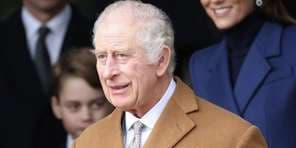
#> input picture ch07/images_charles.jpeg, 296 x 148 px
$ python normalize_2.py
#> lines starting #> are read from the running program, lines starting #| are printed output that depends on the picture; long printed decimals are rounded
from PIL import Image
import numpy as np
import cv2

def normalize_image(image_path):
    # Open the image
    img = Image.open(image_path)

    # Convert image to numpy array
    img_array = np.array(img)

    # Normalize the image array
    normalized_img_array = img_array / 255.0  # Assuming original range is [0, 255]

    # Convert the normalized numpy array back to an image
    normalized_img = Image.fromarray((normalized_img_array * 255).astype(np.uint8))

    return normalized_img

def image_moments_color(image):
    # Split the image into color channels
    b, g, r = cv2.split(image)

    # Compute the moments for each color channel
    moments_b = cv2.moments(b)
    moments_g = cv2.moments(g)
    moments_r = cv2.moments(r)

    # Combine the moments of the color channels
    m00 = moments_b['m00'] + moments_g['m00'] + moments_r['m00']
    m10 = moments_b['m10'] + moments_g['m10'] + moments_r['m10']
    m01 = moments_b['m01'] + moments_g['m01'] + moments_r['m01']
    m20 = moments_b['m20'] + moments_g['m20'] + moments_r['m20']
    m02 = moments_b['m02'] + moments_g['m02'] + moments_r['m02']

    # Compute the first moments
    x_bar = m10 / m00
    y_bar = m01 / m00

    # Compute the second moments
    mu20 = m20 / m00 - x_bar**2
    mu02 = m02 / m00 - y_bar**2
    mu11 = (moments_b['m11'] + moments_g['m11'] + moments_r['m11']) / m00 - x_bar * y_bar

    return x_bar, y_bar, mu20, mu02, mu11

def min_max(image):
    # Compute the minimum and maximum pixel values for each color channel
    min_values = np.min(image, axis=(0, 1))
    max_values = np.max(image, axis=(0, 1))

    print("Minimum pixel values (BGR):", min_values)
    print("Maximum pixel values (BGR):", max_values)

    # Compute the range for each color channel
    pixel_range_per_channel = max_values - min_values
    print("Pixel value range per channel (BGR):", pixel_range_per_channel)

    # Compute the overall range
    overall_pixel_range = np.max(pixel_range_per_channel)
    print("Overall pixel value range:", overall_pixel_range)

# Example usage
image_path = "images_charles.jpeg"
normalized_image = normalize_image(image_path)
#> in normalize_image, img is the input picture: PIL image 296x148 RGB; mean R, G, B 94.7, 82.4, 85.5
#normalized_image.show()  # Show the normalized image
save_path = "normalized_image_1.jpg"
normalized_image.save(save_path)

normalized_image = normalize_image("normalized_image_1.jpg")
#normalized_image.show()  # Show the normalized image
save_path = "normalized_image.jpg"
normalized_image.save(save_path)

# Read the color image
image = cv2.imread('images_charles.jpeg')

# Get the moments of the color image
x_bar, y_bar, mu20, mu02, mu11 = image_moments_color(image)
#> in image_moments_color, `b, g, r = cv2.split(image)`:
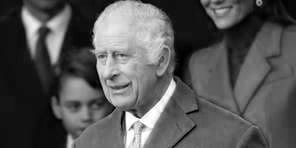
#> b: shape (148, 296); min 0, max 255, mean 85.5
#> in image_moments_color, `b, g, r = cv2.split(image)`:
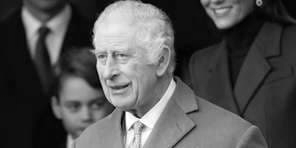
#> g: shape (148, 296); min 0, max 255, mean 82.4
#> in image_moments_color, `b, g, r = cv2.split(image)`:
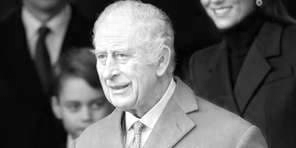
#> r: shape (148, 296); min 0, max 255, mean 94.7
#> in image_moments_color, `moments_b = cv2.moments(b)`: moments_b = moments, m00 3745449, centre m10/m00, m01/m00 = (153.6, 75.18)
#> in image_moments_color, `moments_g = cv2.moments(g)`: moments_g = moments, m00 3607861, centre m10/m00, m01/m00 = (145.8, 77.58)
#> in image_moments_color, `moments_r = cv2.moments(r)`: moments_r = moments, m00 4148600, centre m10/m00, m01/m00 = (145, 79.64)
#> in image_moments_color, `m00 = moments_b['m00'] + moments_g['m00'] + moments_r['m00']`: m00 = 11501910
#> in image_moments_color, `m10 = moments_b['m10'] + moments_g['m10'] + moments_r['m10']`: m10 = 1.7e+09
#> in image_moments_color, `m01 = moments_b['m01'] + moments_g['m01'] + moments_r['m01']`: m01 = 891874114
#> in image_moments_color, `m20 = moments_b['m20'] + moments_g['m20'] + moments_r['m20']`: m20 = 3.03e+11
#> in image_moments_color, `m02 = moments_b['m02'] + moments_g['m02'] + moments_r['m02']`: m02 = 9.05e+10
#> in image_moments_color, `x_bar = m10 / m00`: x_bar = 148.1
#> in image_moments_color, `y_bar = m01 / m00`: y_bar = 77.54
#> in image_moments_color, `mu20 = m20 / m00 - x_bar**2`: mu20 = 4377.2
#> in image_moments_color, `mu02 = m02 / m00 - y_bar**2`: mu02 = 1857.4
#> in image_moments_color, `mu11 = (moments_b['m11'] + moments_g['m11'] + moments_r['m11']) / m00 ..`: mu11 = 445.9
#> x_bar = 148.1; y_bar = 77.54; mu20 = 4377.2; mu02 = 1857.4; mu11 = 445.9

print("==================================")
print("First Image")
print("First moments:")
print("x_bar:", x_bar)
#| x_bar: 148.079
print("y_bar:", y_bar)
#| y_bar: 77.541

print("\nSecond moments:")
print("mu20:", mu20)
#| mu20: 4377.172
print("mu02:", mu02)
#| mu02: 1857.386
print("mu11:", mu11)
#| mu11: 445.906

print("")
print("Min Max")
min_max(image)
#> in min_max, `min_values = np.min(image, axis=(0, 1))`: min_values = [0, 0, 0]
#> in min_max, `max_values = np.max(image, axis=(0, 1))`: max_values = [255, 255, 255]
#| Minimum pixel values (BGR): [0 0 0]
#| Maximum pixel values (BGR): [255 255 255]
#| Pixel value range per channel (BGR): [255 255 255]
#> in min_max, `overall_pixel_range = np.max(pixel_range_per_channel)`: overall_pixel_range = 255
#| Overall pixel value range: 255

print("")
print("==================================")
print("Normalized Image")
# Read the color image
image = cv2.imread('normalized_image.jpg')

# Get the moments of the color image
x_bar, y_bar, mu20, mu02, mu11 = image_moments_color(image)
#> mu20 = 4377.9; mu11 = 446.1

print("First Image")
print("First moments:")
print("x_bar:", x_bar)
#| x_bar: 148.070
print("y_bar:", y_bar)
#| y_bar: 77.536

print("\nSecond moments:")
print("mu20:", mu20)
#| mu20: 4377.861
print("mu02:", mu02)
#| mu02: 1857.379
print("mu11:", mu11)
#| mu11: 446.072

print("")
print("Min Max")
min_max(image)
#| Minimum pixel values (BGR): [0 0 0]
#| Maximum pixel values (BGR): [255 255 255]
#| Pixel value range per channel (BGR): [255 255 255]
#| Overall pixel value range: 255
min_max(image)
#| Minimum pixel values (BGR): [0 0 0]
#| Maximum pixel values (BGR): [255 255 255]
#| Pixel value range per channel (BGR): [255 255 255]
#| Overall pixel value range: 255
